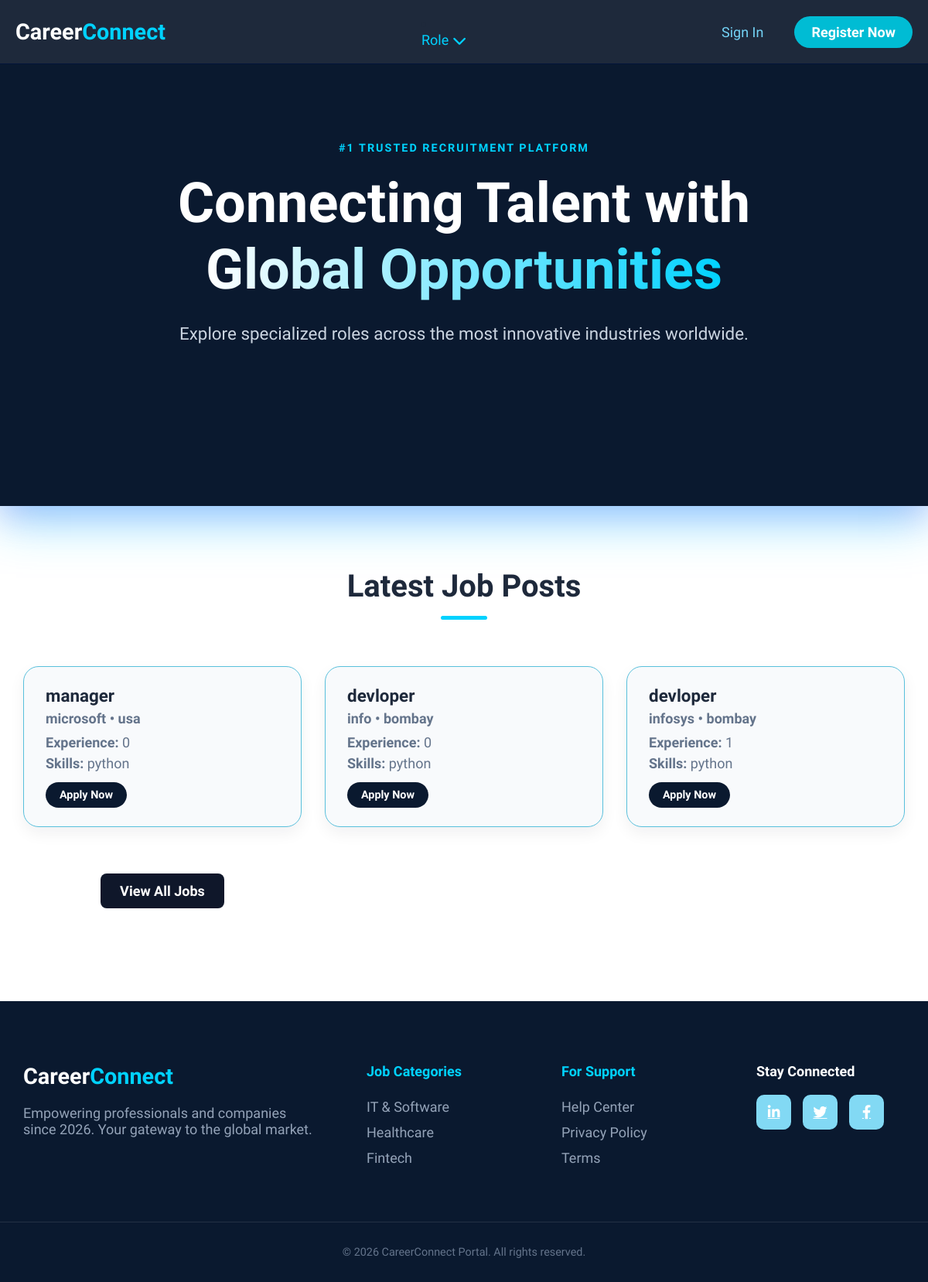
The app's page /, older data.
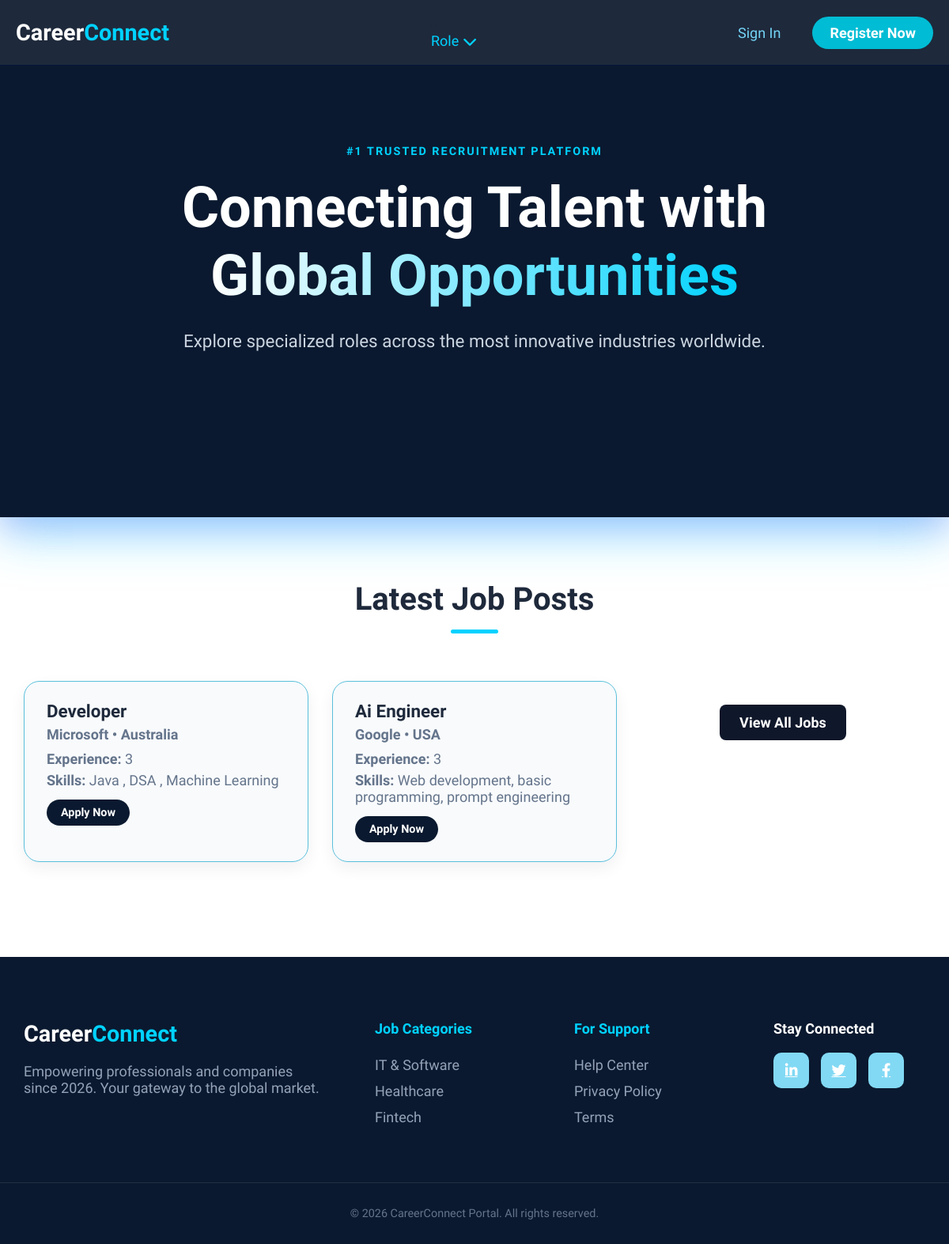
The same page, newer data.
### accounts/models.py (models this page shows)
class Job(models.Model):
    employer = models.ForeignKey(
        employerdb,
        on_delete=models.CASCADE,
        related_name="jobs"
    )
    company_name = models.CharField(max_length=200)
    location = models.CharField(max_length=200)
    contact = models.CharField(max_length=10)
    email = models.EmailField()
    job_role = models.CharField(max_length=200)
    experience = models.CharField(max_length=100)
    skills = models.TextField()
    is_active = models.BooleanField(default=True)
    created_at = models.DateTimeField(auto_now_add=True)

### accounts/views.py (the view)
# urls.py: 2. Add a URL to urlpatterns:  path('', views.home, name='home')
def home(request):
    latest_jobs = Job.objects.filter(is_active=True).order_by('-created_at')[:6]
    return render(request, 'index.html', {'latest_jobs': latest_jobs})

### templates/index.html
{% extends 'base.html' %} {% load static %}
{% block extra_css %}
<link rel="stylesheet" href="{% static 'css/index.css' %}" />
{% endblock %}
{% block content %}
<header class="hero-header">
  <div class="container hero-content">
    <div class="top-label">#1 Trusted Recruitment Platform</div>
    <h1>
      Connecting Talent with <br /><span class="cyan-gradient"
        >Global Opportunities</span
      >
    </h1>
    <p>
      Explore specialized roles across the most innovative industries worldwide.
    </p>
</header>
<section class="latest-jobs">
  <div class="container">
    <div class="section-title">
      <h2>Latest Job Posts</h2>
      <div class="title-line"></div>
    </div>
    <div class="jobs-grid">
  {% if latest_jobs %}
  {% for job in latest_jobs|slice:":3" %}
  <div class="job-card">
    <h3>{{ job.job_role }}</h3>
    <p class="company">{{ job.company_name }} • {{ job.location }}</p>
    <p><strong>Experience:</strong> {{ job.experience }}</p>
    <p><strong>Skills:</strong> {{ job.skills|truncatewords:15 }}</p>
    <a href="{% url 'apply_job' job.id %}" class="btn-navy-sm">
      Apply Now
    </a>
  </div>
  {% endfor %}
   <div class="view-all-wrapper">
  <a href="{% url 'view_all_jobs' %}" class="btn-view-all">
    View All Jobs
  </a>
</div>
 {% else %}
      <p>No jobs available right now.</p>
      {% endif %}
    </div>
  </div>
</section>
{% endblock %}

Row changes from the older to the newer data that the page shows:
removed Job: job_role "manager", company_name "microsoft", location "usa", experience "0", skills "python"
removed Job: job_role "devloper", company_name "info", location "bombay", experience "0", skills "python"
removed Job: job_role "devloper", company_name "infosys", location "bombay", experience "1", skills "python"
added Job: job_role "Developer", company_name "Microsoft", location "Australia", experience "3", skills "Java , DSA , Machine Learning"
added Job: job_role "Ai Engineer", company_name "Google", location "USA", experience "3", skills "Web development, basic programming, prompt engineering"
